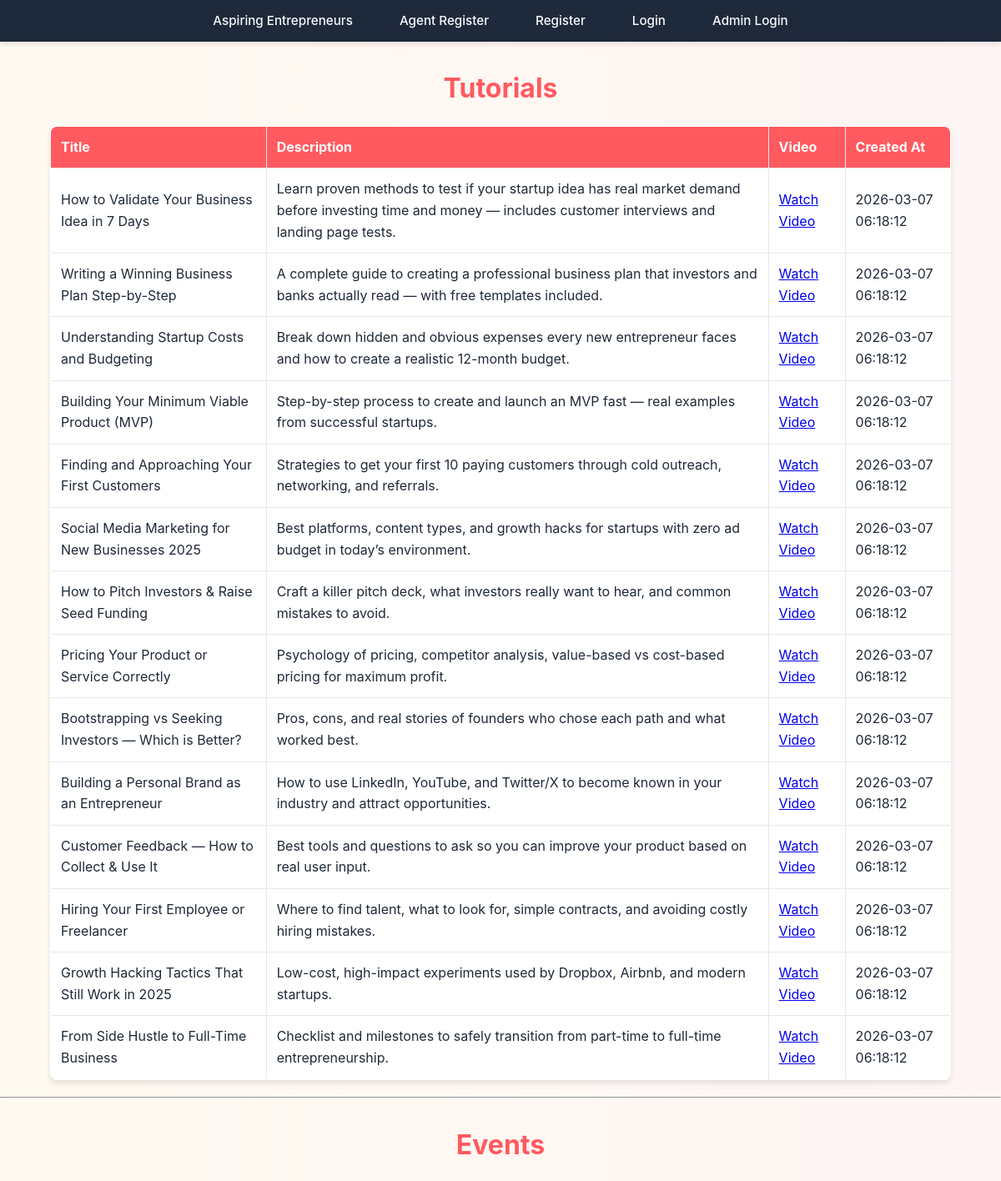
/view_resources.php (upper part), run on the app's committed database.
### tables this page shows
CREATE TABLE `tutorials` (
  `tutorial_id` int(11) NOT NULL,
  `title` varchar(200) DEFAULT NULL,
  `description` text DEFAULT NULL,
  `video_url` varchar(255) DEFAULT NULL,
  `created_at` timestamp NOT NULL DEFAULT current_timestamp()
);

### view_resources.php (the view, shortened to what this page needs)
<?php
include "config.php";
$tutorials = mysqli_query($conn, "SELECT * FROM tutorials ORDER BY created_at DESC");
?>
<!DOCTYPE html>
<html lang="en">
<head>
    <link rel="stylesheet" href="./CSS/style.css">
</head>
<body>
<?php include('navbar.php'); ?>
<div class="container">
    <h2>Tutorials</h2>
    <?php if(mysqli_num_rows($tutorials) > 0){ ?>
        <table border="1" cellpadding="10" cellspacing="0">
            <tr>
                <th>Title</th>
                <th>Description</th>
                <th>Video</th>
                <th>Created At</th>
            </tr>
            <?php while($tut = mysqli_fetch_assoc($tutorials)){ ?>
            <tr>
                <td><?php echo htmlspecialchars($tut['title']); ?></td>
                <td><?php echo nl2br(htmlspecialchars($tut['description'])); ?></td>
                <td>
                    <?php if($tut['video_url']){ ?>
                        <a href="<?php echo htmlspecialchars($tut['video_url']); ?>" target="_blank">Watch Video</a>
                    <?php } else { echo "No Video"; } ?>
                </td>
                <td><?php echo $tut['created_at']; ?></td>
            </tr>
            <?php } ?>
        </table>
    <?php } else { echo "<p>No tutorials available.</p>"; } ?>
    <hr>
    <h2>Events</h2>
</div>
</body>
</html>

### CSS/style.css (style rules this page uses)
:root { --primary-color: #ff5a5f; --primary-hover: #e14d52; --secondary-color: #ffcc00; --secondary-hover: #e6b800; --text-primary: #1f2937; --text-secondary: #4b5563; --bg-primary: #ffffff; --bg-secondary: #fdf2f2; --border-color: #e5e7eb; --shadow-sm: 0 1px 2px rgba(0, 0, 0, 0.05); --shadow-md: 0 4px 6px rgba(0, 0, 0, 0.1); --shadow-lg: 0 10px 15px rgba(0, 0, 0, 0.15); }
* { margin: 0; padding: 0; box-sizing: border-box; }
body { font-family: 'Inter', sans-serif; background: linear-gradient(to right, #fffaf0, #fff5f5); color: var(--text-primary); line-height: 1.6; }
h1, h2, h3, h4, h5, h6 { margin-top: 30px; font-weight: 700; text-align: center; margin-bottom: 1rem; color: var(--primary-color); }
h2 { font-size: 2rem; }
table { width: 90%; margin: 20px auto; border-collapse: collapse; background: var(--bg-primary); box-shadow: var(--shadow-md); border-radius: 8px; overflow: hidden; }
th, td { padding: 12px; border: 1px solid var(--border-color); text-align: left; }
th { background: var(--primary-color); color: white; }

### data on the page
tutorials: title "How to Validate Your Business Idea in 7 Days", description "Learn proven methods to test if your startup idea has real market demand before investing time and money — includes customer interviews and landing page tests.", created_at "2026-03-07 06:18:12"
tutorials: title "Writing a Winning Business Plan Step-by-Step", description "A complete guide to creating a professional business plan that investors and banks actually read — with free templates included.", created_at "2026-03-07 06:18:12"
tutorials: title "Understanding Startup Costs and Budgeting", description "Break down hidden and obvious expenses every new entrepreneur faces and how to create a realistic 12-month budget.", created_at "2026-03-07 06:18:12"
tutorials: title "Building Your Minimum Viable Product (MVP)", description "Step-by-step process to create and launch an MVP fast — real examples from successful startups.", created_at "2026-03-07 06:18:12"
tutorials: title "Finding and Approaching Your First Customers", description "Strategies to get your first 10 paying customers through cold outreach, networking, and referrals.", created_at "2026-03-07 06:18:12"
tutorials: title "Social Media Marketing for New Businesses 2025", description "Best platforms, content types, and growth hacks for startups with zero ad budget in today’s environment.", created_at "2026-03-07 06:18:12"
tutorials: title "How to Pitch Investors & Raise Seed Funding", description "Craft a killer pitch deck, what investors really want to hear, and common mistakes to avoid.", created_at "2026-03-07 06:18:12"
tutorials: title "Pricing Your Product or Service Correctly", description "Psychology of pricing, competitor analysis, value-based vs cost-based pricing for maximum profit.", created_at "2026-03-07 06:18:12"
tutorials: title "Bootstrapping vs Seeking Investors — Which is Better?", description "Pros, cons, and real stories of founders who chose each path and what worked best.", created_at "2026-03-07 06:18:12"
tutorials: title "Building a Personal Brand as an Entrepreneur", description "How to use LinkedIn, YouTube, and Twitter/X to become known in your industry and attract opportunities.", created_at "2026-03-07 06:18:12"
tutorials: title "Customer Feedback — How to Collect & Use It", description "Best tools and questions to ask so you can improve your product based on real user input.", created_at "2026-03-07 06:18:12"
tutorials: title "Hiring Your First Employee or Freelancer", description "Where to find talent, what to look for, simple contracts, and avoiding costly hiring mistakes.", created_at "2026-03-07 06:18:12"
tutorials: title "Growth Hacking Tactics That Still Work in 2025", description "Low-cost, high-impact experiments used by Dropbox, Airbnb, and modern startups.", created_at "2026-03-07 06:18:12"
tutorials: title "From Side Hustle to Full-Time Business", description "Checklist and milestones to safely transition from part-time to full-time entrepreneurship.", created_at "2026-03-07 06:18:12"
